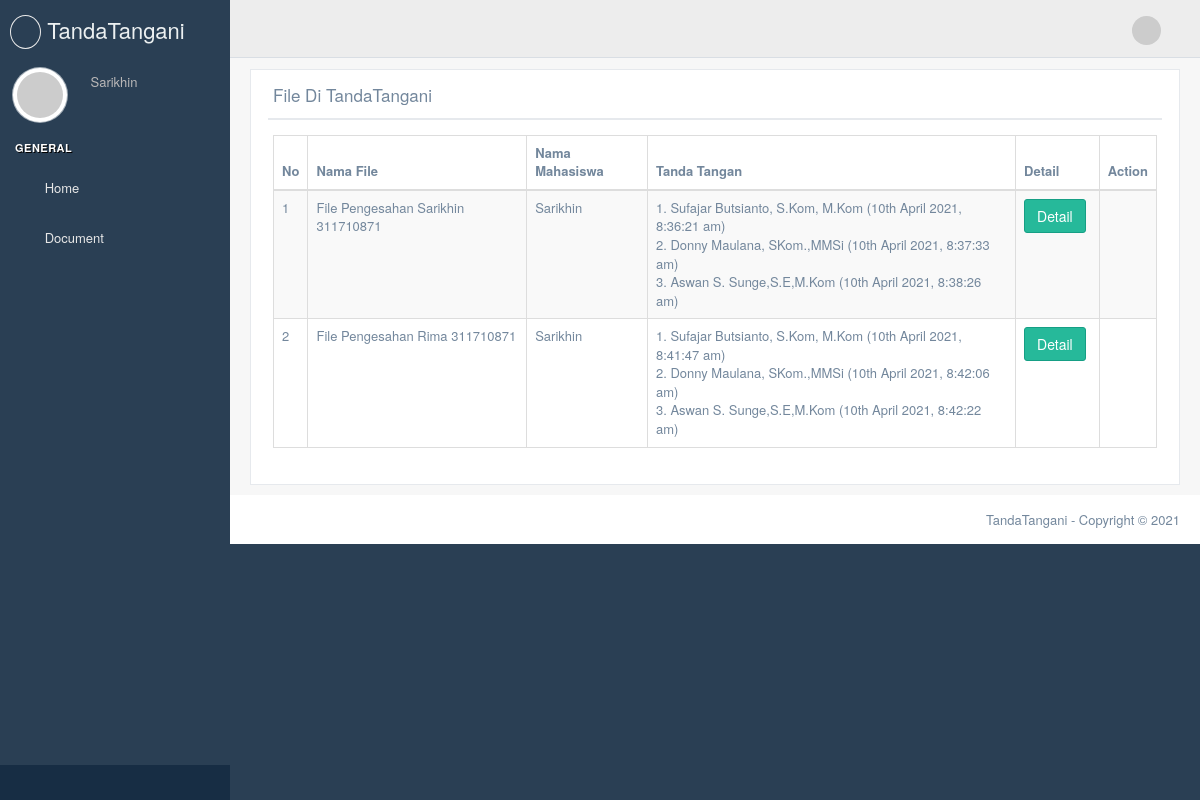
The page /sudah_ditandatangani_dosen (signed in) on the database as committed earlier.
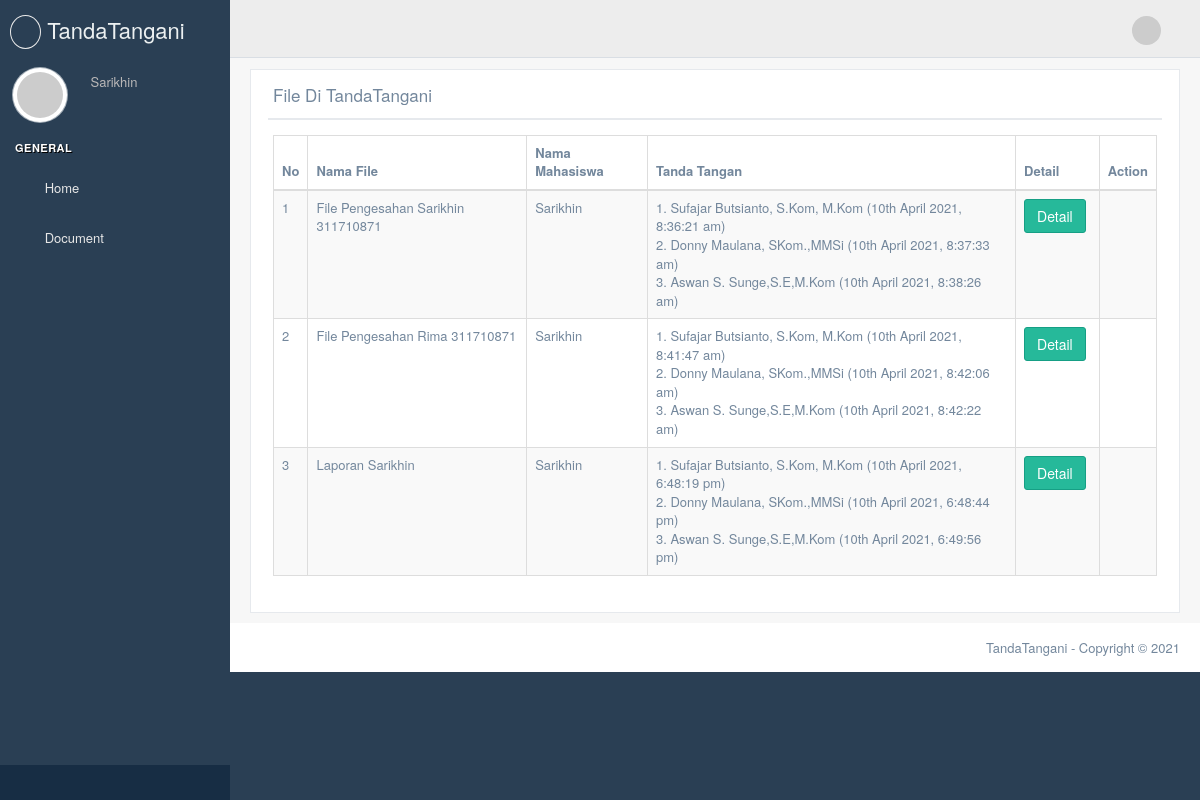
The same page on the database as committed later.
### app/models/Users.py (models this page shows, shortened)
class User(UserMixin, db.Model):
    __tablename__ = 'users'
    id = db.Column(db.Integer, primary_key=True)
    email = db.Column(db.String(64), unique=True, index=True)
    nomor = db.Column(db.String(64), unique=True, index=True)
    name = db.Column(db.String(64), index=True)
    password_hash = db.Column(db.String(128))
    role_id = db.Column(db.Integer, db.ForeignKey('roles.id'))
    avatar_hash = db.Column(db.String(32))
    doc =  db.relationship('fileModel', backref='doc', lazy='dynamic')#child of doc
    @property
    def password(self):
        raise AttributeError('password is not a readable attribute')
    def gravatar(self, size=100, default='identicon', rating='g'):
        url = 'https://secure.gravatar.com/avatar'
        hash = self.avatar_hash or self.gravatar_hash()
        return '{url}/{hash}?s={size}&d={default}&r={rating}'.format(
            url=url, hash=hash, size=size, default=default, rating=rating)
    def can(self, perm):
        return self.role is not None and self.role.has_permission(perm)

### app/models/File.py (models this page shows, shortened)
class SignTable(db.Model):
    __tablename__ = 'file_signs'
    id = db.Column(db.Integer, primary_key = True)
    file_id = db.Column(db.Integer, db.ForeignKey('files.id'))
    file = db.Column(db.LargeBinary())
    sign1 = db.Column(db.String(128))
    sign2 = db.Column(db.String(128))
    sign3 = db.Column(db.String(128))
    sign1_date= db.Column(db.DateTime(), index=True)
    sign2_date= db.Column(db.DateTime(), index=True)
    sign3_date= db.Column(db.DateTime(), index=True)
    date= db.Column(db.DateTime(), index=True, default=datetime.utcnow)

class fileModel(db.Model):
    __tablename__ = 'files'
    id = db.Column(db.Integer, primary_key = True)
    user_id = db.Column(db.Integer, db.ForeignKey('users.id'))
    filename = db.Column(db.String(128))
    date_upload= db.Column(db.DateTime(), index=True, default=datetime.utcnow)
    file = db.Column(db.LargeBinary())
    dosen1 = db.Column(db.String(128))
    dosen1_sign = db.Column(db.Boolean, default=False, nullable= False)
    dosen2 = db.Column(db.String(128))
    dosen2_sign = db.Column(db.Boolean, default=False, nullable= False)
    sign = db.relationship('SignTable', backref='sign', lazy='dynamic')#child of user

### app/routes.py (the view)
@app.route('/sudah_ditandatangani_dosen', methods=['POST','GET'])
def sign_file_all():
    file = fileModel.query.filter_by(user_id = current_user.id).first_or_404()
    data = SignTable.query.filter_by(file_id = file.id)
    jo = db.session.query(SignTable,fileModel ).join(fileModel). \
        filter(fileModel.user_id == current_user.id)
    return render_template('/ditandatangani/index_mhs.html', data = data, file = jo)

### app/models/Users.py (called while the page is built)
@login_manager.user_loader
def load_user(user_id):
    return User.query.get(int(user_id))

    def has_permission(self, perm):
        return self.permissions & perm == perm

### app/templates/ditandatangani/index_mhs.html (shortened to what this page needs)
{% extends "base_site.html" %} {% block title %} Validity {% endblock title %}
{% block stylesheets %} {{ super() }} {% endblock stylesheets %} {% block
content %}
<div class="right_col" role="main">
  <div class="">
    <div class="row">
      <div class="col-md-12 col-sm-12 col-xs-12">
      </div>
      <div class="col-md-12 col-sm-12 col-xs-12">
        <div class="x_panel">
          <div class="x_title">
            <h2>
              File Di TandaTangani
            </h2>
            <ul class="nav navbar-right panel_toolbox">
              <li>
                <a class="collapse-link"><i class="fa fa-chevron-up"></i></a>
              </li>
              <li class="dropdown">
                <a
                  href="#"
                  class="dropdown-toggle"
                  data-toggle="dropdown"
                  role="button"
                  aria-expanded="false"
                  ><i class="fa fa-wrench"></i
                ></a>
              </li>
              <li>
                <a class="close-link"><i class="fa fa-close"></i></a>
              </li>
            </ul>
            <div class="clearfix"></div>
          </div>
          <div class="x_content">
            <table id="datatable" class="table table-striped table-bordered">
              <thead>
                <tr>
                  <th>No</th>
                  <th>Nama File</th>
                  <th>Nama Mahasiswa</th>
                  <th>Tanda Tangan</th>
                  <th>Detail</th>
                  <th>Action</th>
                </tr>
              </thead>
              <tbody>
                {% for a, b in file %}
                <tr>
                  <td>{{ loop.index}}</td>
                  <td>{{b.filename}}</td>
                  <td>{{b.doc.name}}</td>
                  <td>
                    1. {{a.sign1}} ({{ moment(a.sign1_date).format('Do MMMM
                    YYYY, h:mm:ss a') }}) <br />
                    2. {{a.sign2}} ({{ moment(a.sign2_date).format('Do MMMM
                    YYYY, h:mm:ss a') }}) <br />
                    3. {{a.sign3}} ({{ moment(a.sign3_date).format('Do MMMM
                    YYYY, h:mm:ss a') }})
                    <br />
                  </td>
                  <td>
                    <a
                      href="{{ url_for('detail_sign_file', id=a.id) }}"
                      class="btn btn-success"
                      >Detail</a
                    >
                  </td>
                  <td></td>
                </tr>
                {% endfor %}
              </tbody>
            </table>
          </div>
        </div>
      </div>
    </div>
  </div>
</div>
{% endblock content %}

### app/templates/base_site.html (shortened to what this page needs)
<!DOCTYPE html>
<html lang="en">
  <head>
    {% block head %}
    <link
      rel="stylesheet"
      href="http://code.jquery.com/ui/1.12.1/themes/base/jquery-ui.css"
    />
    {% block stylesheets %}
    <link
      href="{{ url_for('static', filename='vendors/bootstrap/dist/css/bootstrap.min.css') }}"
      rel="stylesheet"
    />
    <link
      href="{{ url_for('static', filename='vendors/font-awesome/css/font-awesome.min.css') }}"
      rel="stylesheet"
    />
    <link
      href="{{ url_for('static', filename='vendors/nprogress/nprogress.css') }}"
      rel="stylesheet"
    />
    <link
      href="{{ url_for('static', filename='vendors/bootstrap-daterangepicker/daterangepicker.css') }}"
      rel="stylesheet"
    />
    <link
      href="{{ url_for('static', filename='vendors/iCheck/skins/flat/green.css') }}"
      rel="stylesheet"
    />
    <link
      href="{{ url_for('static', filename='vendors/bootstrap-progressbar/css/bootstrap-progressbar-3.3.4.min.css') }}"
      rel="stylesheet"
    />
    <link
      href="{{ url_for('static', filename='vendors/jqvmap/dist/jqvmap.min.css') }}"
      rel="stylesheet"
    />
    {% endblock stylesheets %}
    <link
      href="{{ url_for('static', filename='build/css/custom.css') }}"
      rel="stylesheet"
    />
    {% endblock head %}
  </head>
  <body class="{% block body_class %}nav-md {% endblock body_class %}">
    {% block body %}
    <div class="container body">
      <div class="main_container">
        {% block sidebar %}
        <div
          class="col-md-3 left_col {% block sidebar_class %} {% endblock sidebar_class %}"
        >
          {% include "site_template/sidebar.html" %}
        </div>
        {% endblock sidebar %} {% block top_navigation %}
        <div class="top_nav">
          {% include "site_template/top_navigation.html" %}
        </div>
        {% endblock top_navigation %} {% block content %}{% endblock content %} {% block footer %}
        <footer>{% include "site_template/footer.html" %}</footer>
        {% endblock footer %}
      </div>
    </div>
    {% endblock body %}
  </body>
</html>

### app/templates/site_template/sidebar.html (shortened to what this page needs)
<div class="left_col scroll-view">
  <div class="navbar nav_title" style="border: 0">
    <a href="" class="site_title"
      ><i class="fa fa-pencil"></i> <span>TandaTangani</span></a
    >
  </div>
  <div class="profile clearfix">
    <div class="profile_pic">
      <img
        src="{{ current_user.gravatar(size=100) }}"
        alt="..."
        class="img-circle profile_img"
      />
    </div>
    <div class="profile_info">
      <span>{{ current_user.name }}</span>
    </div>
  </div>
  <br />
  <div id="sidebar-menu" class="main_menu_side hidden-print main_menu">
    <div class="menu_section">
      <h3>General</h3>
      <ul class="nav side-menu">
        <li>
          <a href="/"><i class="fa fa-home"></i> Home </a>
        </li>
         {% if current_user.role.name=='User' %}
        <li>
          <a
            ><i class="fa fa-file-pdf-o"></i> Document
            <span class="fa fa-chevron-down"></span
          ></a>
        </li>
        {% endif %}
      </ul>
    </div>
  </div>
  <div class="sidebar-footer hidden-small">
    <a data-toggle="tooltip" data-placement="top" title="Settings">
      <span class="glyphicon glyphicon-cog" aria-hidden="true"></span>
    </a>
    <a data-toggle="tooltip" data-placement="top" title="FullScreen">
      <span class="glyphicon glyphicon-fullscreen" aria-hidden="true"></span>
    </a>
    <a data-toggle="tooltip" data-placement="top" title="Lock">
      <span class="glyphicon glyphicon-eye-close" aria-hidden="true"></span>
    </a>
    <a
      data-toggle="tooltip"
      data-placement="top"
      title="Logout"
      href="{{ url_for('logout') }}"
    >
      <span class="glyphicon glyphicon-off" aria-hidden="true"></span>
    </a>
  </div>
</div>

### app/templates/site_template/top_navigation.html (shortened to what this page needs)
<div class="nav_menu">
  <nav>
    <div class="nav toggle">
      <a id="menu_toggle"><i class="fa fa-bars"></i></a>
    </div>
    <ul class="nav navbar-nav navbar-right">
      <li class="">
        <a
          href="javascript:;"
          class="user-profile dropdown-toggle"
          data-toggle="dropdown"
          aria-expanded="false"
        >
          <img src="{{ current_user.gravatar(size=100) }}" alt="" />
          <span class="fa fa-angle-down"></span>
        </a>
      </li>
    </ul>
  </nav>
</div>

### app/templates/site_template/footer.html (shortened to what this page needs)
<div class="pull-right">
  TandaTangani - Copyright ©
</div>
<div class="clearfix"></div>

Rows that differ between the two databases and show on the page:
added SignTable: filename "Laporan Sarikhin", doc.name "Sarikhin", sign1 "Sufajar Butsianto, S.Kom, M.Kom", sign1_date "10th April 2021, 6:48:19 pm", sign2 "Donny Maulana, SKom.,MMSi", sign2_date "10th April 2021, 6:48:44 pm", sign3 "Aswan S. Sunge,S.E,M.Kom", sign3_date "10th April 2021, 6:49:56 pm"
